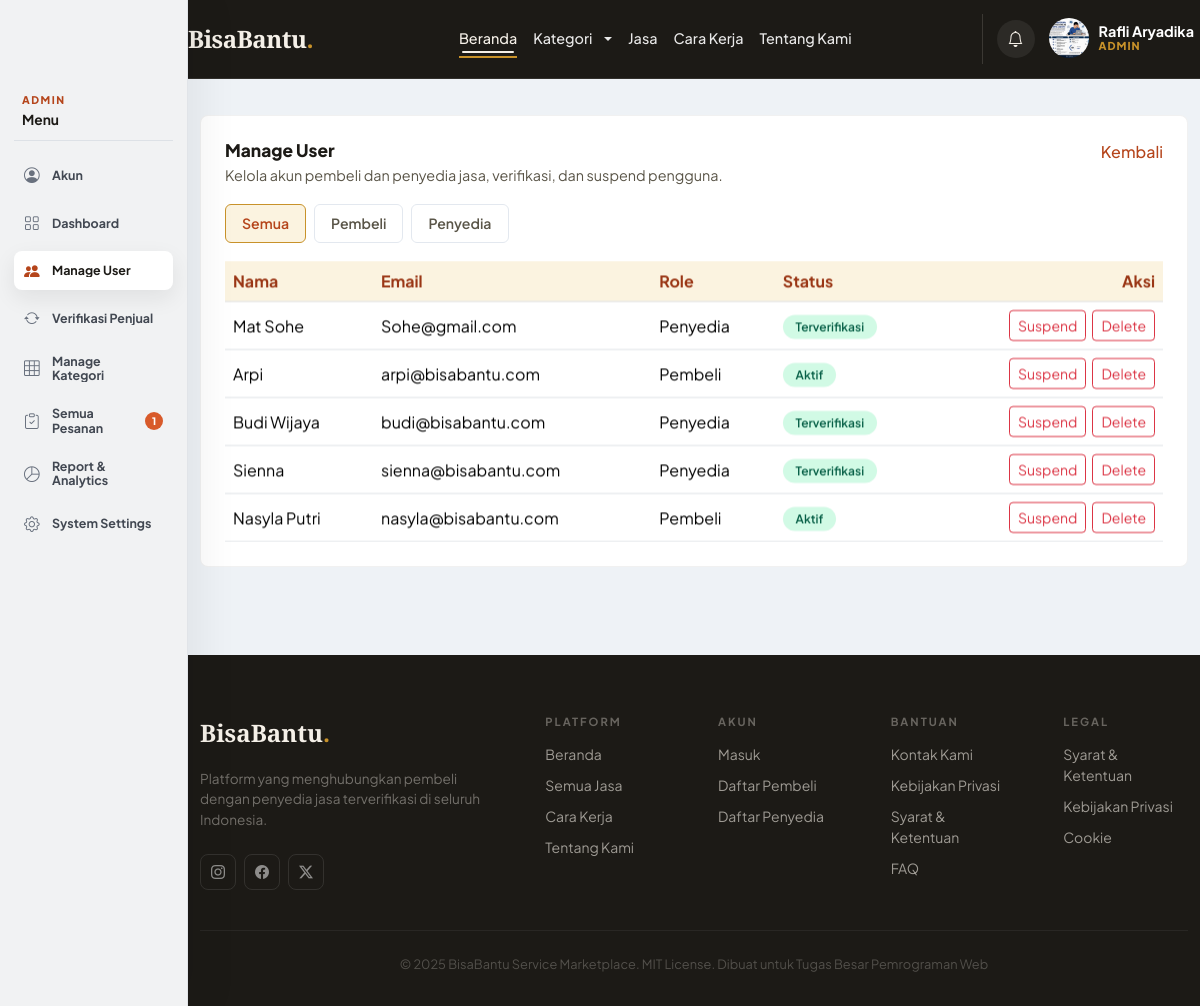
The app's page /index.php?page=admin_users (signed in) with its own data.
### tables this page shows
CREATE TABLE `users` (
  `id` int NOT NULL AUTO_INCREMENT,
  `name` varchar(100) NOT NULL,
  `email` varchar(100) NOT NULL,
  `password` varchar(255) NOT NULL,
  `role` enum('buyer','provider','admin') NOT NULL,
  `is_verified` tinyint(1) DEFAULT '0',
  `phone` varchar(20) DEFAULT NULL,
  `address` text,
  `remember_token` varchar(255) DEFAULT NULL,
  `profile_photo` varchar(255) DEFAULT NULL,
  `created_at` timestamp NOT NULL DEFAULT CURRENT_TIMESTAMP,
  `updated_at` timestamp NOT NULL DEFAULT CURRENT_TIMESTAMP ON UPDATE CURRENT_TIMESTAMP,
  PRIMARY KEY (`id`),
  UNIQUE KEY `email` (`email`)
);

### helpers/functions.php (called while the page is built, shortened)
<?php
function base_url($path = '') {
    $scheme = (!empty($_SERVER['HTTPS']) && $_SERVER['HTTPS'] !== 'off') ? 'https' : 'http';
    $host = $_SERVER['HTTP_HOST'] ?? 'localhost';
    $scriptDir = rtrim(dirname($_SERVER['SCRIPT_NAME']), '/\\');
    $base = $scheme . '://' . $host . $scriptDir;
    return rtrim($base, '/\\') . '/' . ltrim($path, '/\\');
}
function e($value) {
    return htmlspecialchars($value, ENT_QUOTES, 'UTF-8');
}
function role_label($role) {
    $labels = ['buyer' => 'Pembeli', 'provider' => 'Penyedia', 'admin' => 'Admin'];
    return $labels[$role] ?? $role;
}

### models/UserModel.php (called while the page is built, shortened)
<?php
class UserModel {
    private $pdo;
    public function __construct($pdo) {
        $this->pdo = $pdo;
    }
    public function getAll() {
        $stmt = $this->pdo->query('SELECT * FROM users ORDER BY created_at DESC');
        return $stmt->fetchAll();
    }
}

### models/SettingsModel.php (called while the page is built, shortened)
<?php
class SettingsModel {
    private $file;
    public function __construct() {
        $this->file = __DIR__ . '/../config/settings.json';
    }
    private function defaults() {
        return [
            'commission_rate' => 10,
            'shipping_cost' => 15000,
            'payment_methods' => ['bank_transfer', 'cash'],
            'email_template_welcome' => 'Selamat datang di BisaBantu!',
            'email_template_order' => 'Pesanan Anda telah diterima.',
            'notification_enabled' => true,
            'session_timeout' => 60,
            'suspended_users' => [],
        ];
    }
    public function getAll() {
        $data = json_decode(file_get_contents($this->file), true);
        return is_array($data) ? array_merge($this->defaults(), $data) : $this->defaults();
    }
    public function isUserSuspended($userId) {
        $settings = $this->getAll();
        return in_array((int) $userId, $settings['suspended_users'], true);
    }
}

### views/admin/users.php (the view, shortened to what this page needs)
<?php
require_once __DIR__ . '/../../models/UserModel.php';
require_once __DIR__ . '/../../models/SettingsModel.php';
$userModel = new UserModel($pdo);
$settingsModel = new SettingsModel();
$tab = $_GET['tab'] ?? 'all';
$users = $userModel->getAll();
$filtered = array_filter($users, function ($u) use ($tab) {
    if ($tab === 'buyer') return $u['role'] === 'buyer';
    if ($tab === 'provider') return $u['role'] === 'provider';
    if ($tab === 'admin') return $u['role'] === 'admin';
    return $u['role'] !== 'admin';
});
?>
<main class="admin-dashboard">
    <div class="container">
        <section class="admin-panel">
            <div class="admin-panel-head">
                <div>
                    <h2>Manage User</h2>
                    <p>Kelola akun pembeli dan penyedia jasa, verifikasi, dan suspend pengguna.</p>
                </div>
                <a href="<?= base_url('index.php?page=dashboard') ?>" class="link-accent">Kembali</a>
            </div>
            <div class="admin-tabs">
                <a href="<?= base_url('index.php?page=admin_users&tab=all') ?>" class="<?= $tab === 'all' ? 'active' : '' ?>">Semua</a>
                <a href="<?= base_url('index.php?page=admin_users&tab=buyer') ?>" class="<?= $tab === 'buyer' ? 'active' : '' ?>">Pembeli</a>
                <a href="<?= base_url('index.php?page=admin_users&tab=provider') ?>" class="<?= $tab === 'provider' ? 'active' : '' ?>">Penyedia</a>
            </div>
            <div class="table-responsive">
                <table class="table admin-table align-middle mb-0">
                    <thead>
                        <tr>
                            <th>Nama</th>
                            <th>Email</th>
                            <th>Role</th>
                            <th>Status</th>
                            <th class="text-end">Aksi</th>
                        </tr>
                    </thead>
                    <tbody>
                        <?php if (empty($filtered)): ?>
                            <tr><td colspan="5" class="text-center text-muted py-4">Tidak ada pengguna.</td></tr>
                        <?php else: ?>
                            <?php foreach ($filtered as $user): ?>
                                <?php
                                $isSuspended = $settingsModel->isUserSuspended($user['id']);
                                if ($user['role'] === 'provider' && !$user['is_verified']) {
                                    $statusLabel = 'Pending Verifikasi';
                                    $statusClass = 'pending';
                                } elseif ($isSuspended) {
                                    $statusLabel = 'Disuspend';
                                    $statusClass = 'inactive';
                                } else {
                                    $statusLabel = $user['role'] === 'provider' ? 'Terverifikasi' : 'Aktif';
                                    $statusClass = 'verified';
                                }
                                ?>
                                <tr>
                                    <td><?= e($user['name']) ?></td>
                                    <td><?= e($user['email']) ?></td>
                                    <td><?= e(role_label($user['role'])) ?></td>
                                    <td><span class="status-badge <?= e($statusClass) ?>"><?= e($statusLabel) ?></span></td>
                                    <td class="text-end">
                                        <div class="admin-action-group">
                                            <?php if ($user['role'] !== 'admin'): ?>
                                                <form method="post" action="<?= base_url('index.php?page=admin&action=toggle_suspend') ?>" class="d-inline">
                                                    <button type="submit" class="btn btn-sm <?= $isSuspended ? 'btn-outline-custom' : 'btn-outline-danger' ?>">
                                                        <?= $isSuspended ? 'Aktifkan' : 'Suspend' ?>
                                                    </button>
                                                </form>
                                                <form method="post" action="<?= base_url('index.php?page=admin&action=delete_user') ?>" class="d-inline" onsubmit="return confirm('Hapus akun <?= e($user['name']) ?> permanently?');">
                                                    <button type="submit" class="btn btn-sm btn-outline-danger">Delete</button>
                                                </form>
                                            <?php endif; ?>
                                        </div>
                                    </div>
                                </td>
                                </tr>
                            <?php endforeach; ?>
                        <?php endif; ?>
</main>

### assets/css/main.css (style rules this page uses)
:root { --cream: #F5F0E8; --warm-100: #EDE5D0; --warm-200: #D4C4A0; --ink: #1C1A16; --ink-60: #5A5548; --ink-30: #9D9488; --accent: #B5451B; --accent-lt: #F0E4DE; --gold: #C8922A; --gold-lt: #FBF3E0; --orange-primary: var(--accent); --orange-dark: #9a3615; --orange-light: var(--accent-lt); --orange-soft: var(--gold-lt); --text-dark: var(--ink); --text-muted: var(--ink-60); }
body { min-height: 100vh; display: flex; flex-direction: column; font-family: 'Plus Jakarta Sans', system-ui, sans-serif; color: var(--ink); background-color: var(--cream); }
html { min-height: 100%; }
body.has-role-sidebar { padding-left: 188px; background: #f4f5f7; }
.table-responsive { scrollbar-width: thin; scrollbar-color: rgba(181, 69, 27, 0.42) rgba(28, 26, 22, 0.06); }
.link-accent { color: var(--accent); font-weight: 500; text-decoration: none; }
.btn-outline-custom, .btn-primary-custom, .btn-login, .btn-register, .search-box button, .filter-pill, .link-accent, .auth-btn-submit, .auth-btn-outline, .auth-btn-google, .auth-modal-close, .auth-tab, .auth-role-card, .social-btn { transition: transform 0.22s ease, box-shadow 0.22s ease, background-color 0.22s ease, border-color 0.22s ease, color 0.22s ease; }
.link-accent { display: inline-flex; align-items: center; gap: 4px; }

### assets/css/auth-modal.css (style rules this page uses)
:root { --auth-accent: #B5451B; --auth-accent-dark: #9a3615; --auth-accent-soft: #F0E4DE; --auth-accent-border: #D4C4A0; --auth-gold: #C8922A; --auth-gold-soft: #FBF3E0; --font-sans: 'Plus Jakarta Sans', system-ui, sans-serif; --color-text-primary: #1C1A16; --color-text-secondary: #6b7280; --color-text-tertiary: #9ca3af; --color-background-primary: #fff; --color-background-secondary: #f9fafb; --color-background-tertiary: #f3f4f6; --color-border-secondary: #e5e7eb; --color-border-tertiary: #f3f4f6; --border-radius-md: 8px; --border-radius-xl: 16px; }

### assets/css/animations.css (style rules this page uses)
:root { --bb-motion-fast: 180ms; --bb-motion-base: 320ms; --bb-motion-slow: 480ms; --bb-motion-ease: cubic-bezier(.22, 1, .36, 1); --bb-motion-shadow: 0 18px 45px rgba(15, 23, 42, .14); --bb-focus-glow: 0 0 0 .22rem rgba(37, 99, 235, .16); }
html { scroll-behavior: smooth; }
body { opacity: 1; }
.animate-on-scroll { opacity: 0; transition: opacity var(--bb-motion-slow) var(--bb-motion-ease), transform var(--bb-motion-slow) var(--bb-motion-ease); transition-delay: var(--bb-stagger-delay, 0ms); will-change: opacity, transform; }
.animate-on-scroll.fade-up { transform: translate3d(0, 26px, 0); }
.animate-on-scroll.zoom-in { transform: scale(.96); }
.animate-on-scroll.in-view { opacity: 1; transform: translate3d(0, 0, 0) scale(1); }
.btn, button, [type="button"], [type="submit"], .cart-nav-btn, .header-icon-btn, .social-btn, .role-sidebar-nav a, .profile-dropdown-item { position: relative; overflow: hidden; transition: transform var(--bb-motion-fast) var(--bb-motion-ease), box-shadow var(--bb-motion-fast) var(--bb-motion-ease), border-color var(--bb-motion-fast) ease, background-color var(--bb-motion-fast) ease, color var(--bb-motion-fast) ease; }
.table { animation: bb-fade-up var(--bb-motion-slow) var(--bb-motion-ease) both; }
.table tbody tr { transition: background-color var(--bb-motion-fast) ease; }

### records on screen
users: name "Mat Sohe", email "Sohe@gmail.com", role "Penyedia", role "Terverifikasi", shows "Suspend"
users: name "Arpi", email "arpi@bisabantu.com", role "Pembeli", role "Aktif", shows "Suspend"
users: name "Budi Wijaya", email "budi@bisabantu.com", role "Penyedia", role "Terverifikasi", shows "Suspend"
users: name "Sienna", email "sienna@bisabantu.com", role "Penyedia", role "Terverifikasi", shows "Suspend"
users: name "Nasyla Putri", email "nasyla@bisabantu.com", role "Pembeli", role "Aktif", shows "Suspend"

### other values on screen
$userName "Rafli Aryadika"
$roleLabel "ADMIN"
$roleShortLabel "ADMIN"
$item['label'] "Akun"
$item['label'] "Dashboard"
$item['label'] "Manage User"
$item['label'] "Verifikasi Penjual"
$item['label'] "Manage Kategori"
$item['label'] "Semua Pesanan"
$item['badge'] "1"
$item['label'] "Report & Analytics"
$item['label'] "System Settings"
